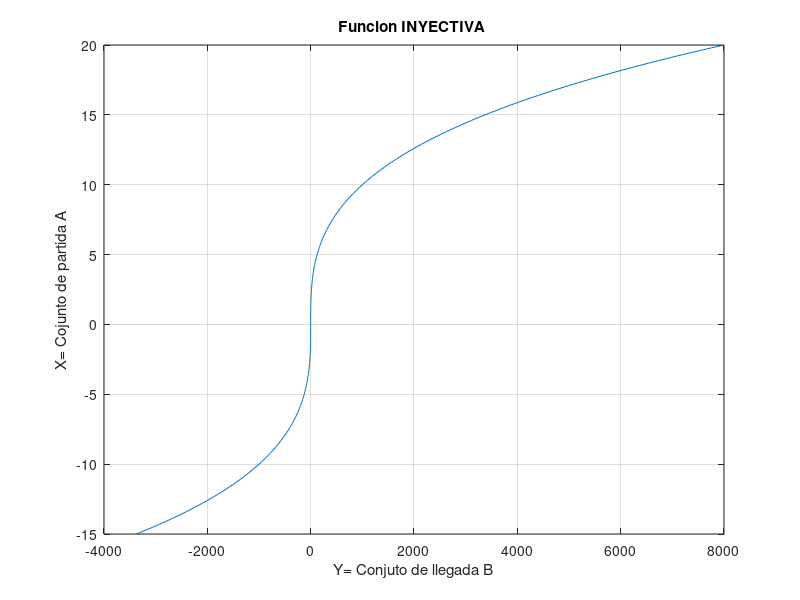

MATLAB code to generate this figure:
"Octave Script"
% Title			    :Función Inyectiva, sobreyectiva y biyectiva.
% Description		:Script para determinar funcion inyectiva sprayectiva byectiva
% Author		    :Miranda Cruz Roxana Rubi
% Date		    	:20211114
% Version		    :1
% Usage			    :octave>cd /path/
% 		        	:octave>Función Inyectiva, sobreyectiva y biyectiva.
% 		        	:Requiere aplicación octave, usar su línea de comandos 
clear
"RANGO"
x=-15:0.1:20;
"fUNCION A PLOTEAR"
fx=x.^3;
plot(fx,x)
title"Funcion INYECTIVA "
grid on; % Cuadrícula
xlabel("Y= Conjuto de llegada B");
ylabel("X= Cojunto de partida A");
"ESTA FUNCION ES INYECTIVA ya que a cada conjuto de partida del conjuto A le corresponde uno uno y solo un elemento del conjuto B de llagada" 
